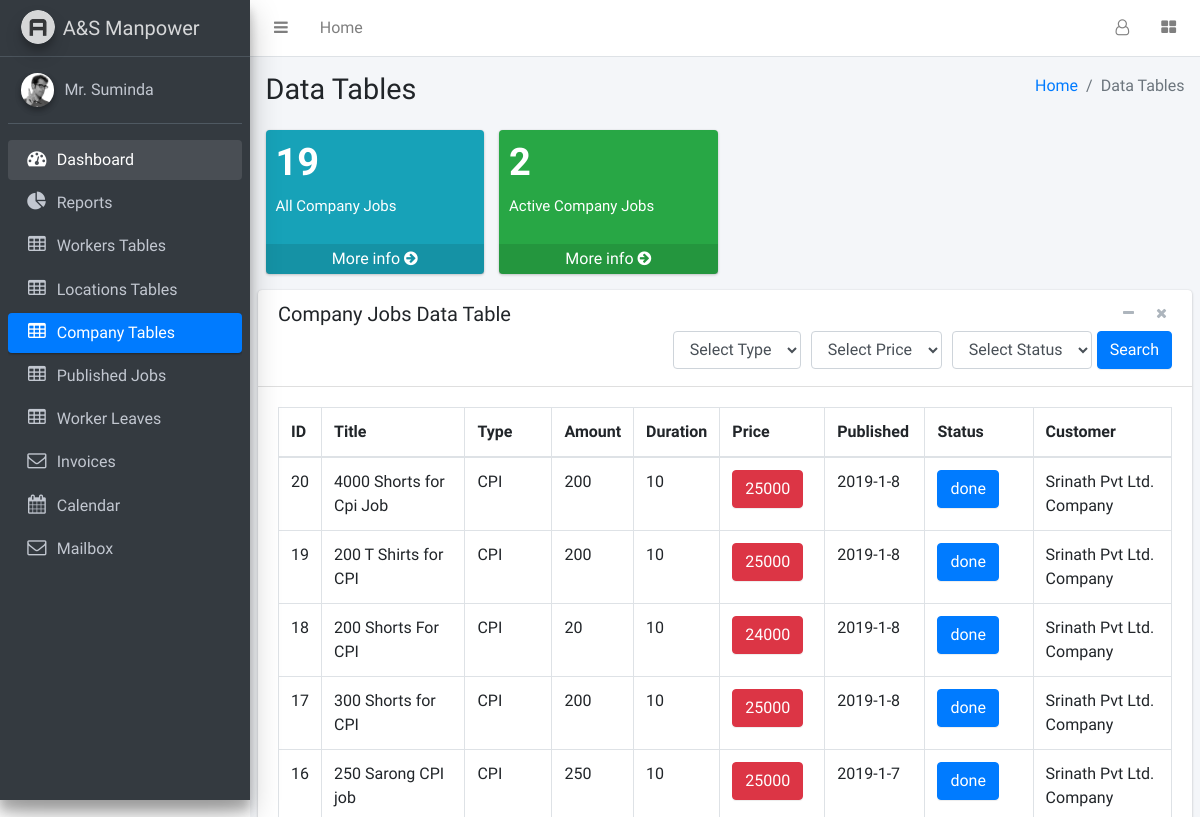
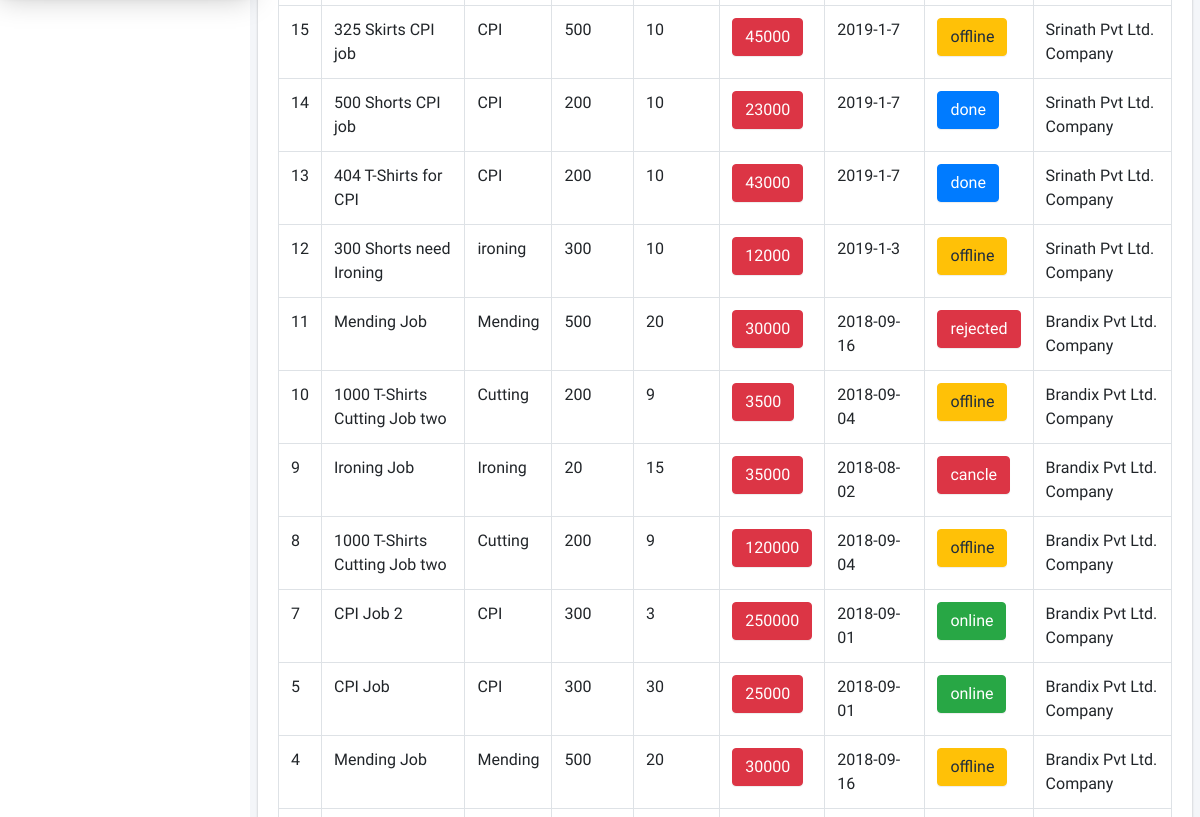
The page /pages/others/tables/dataJobP.php (upper part) on the database as committed earlier (2 pictures, top to bottom).
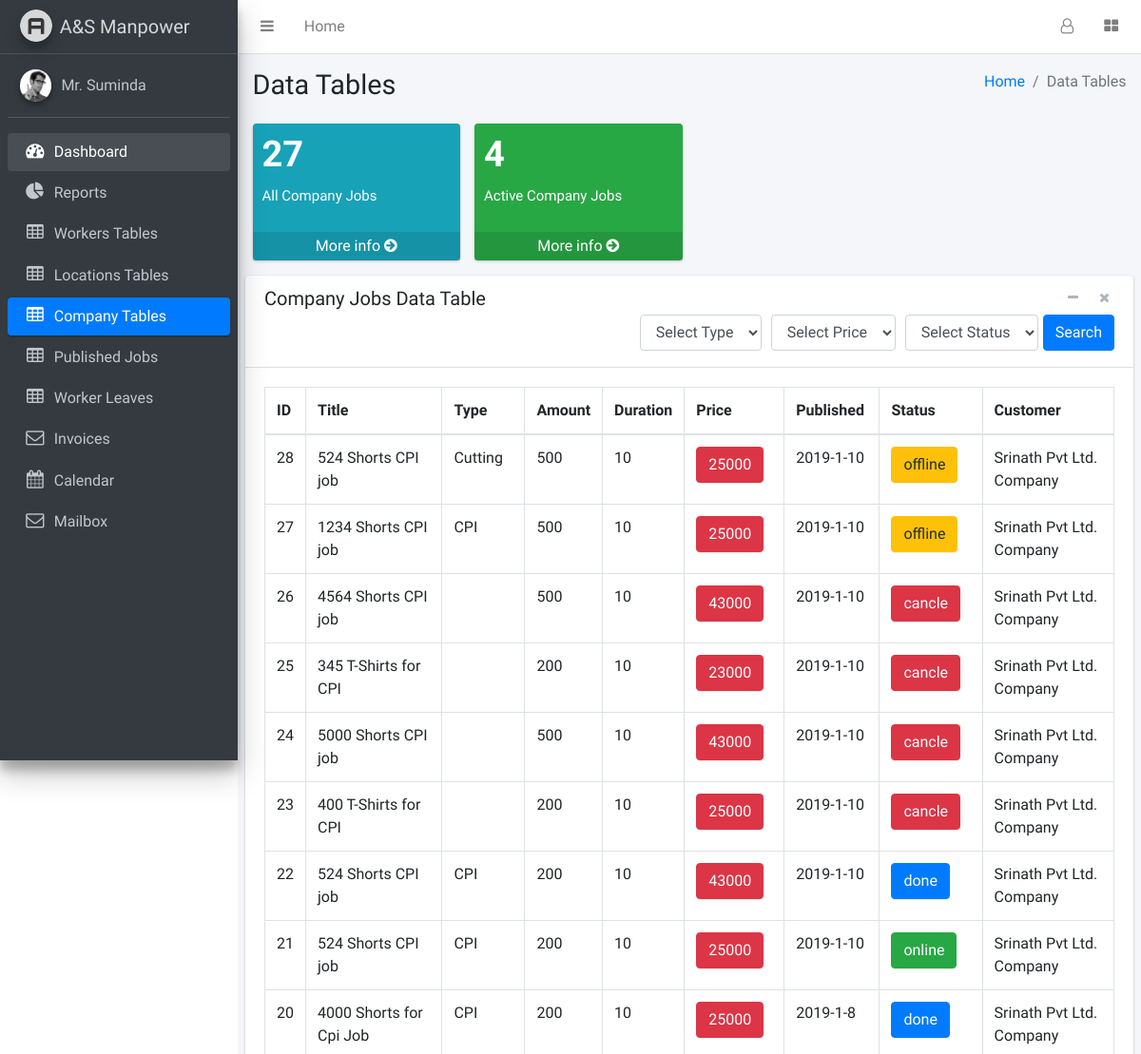
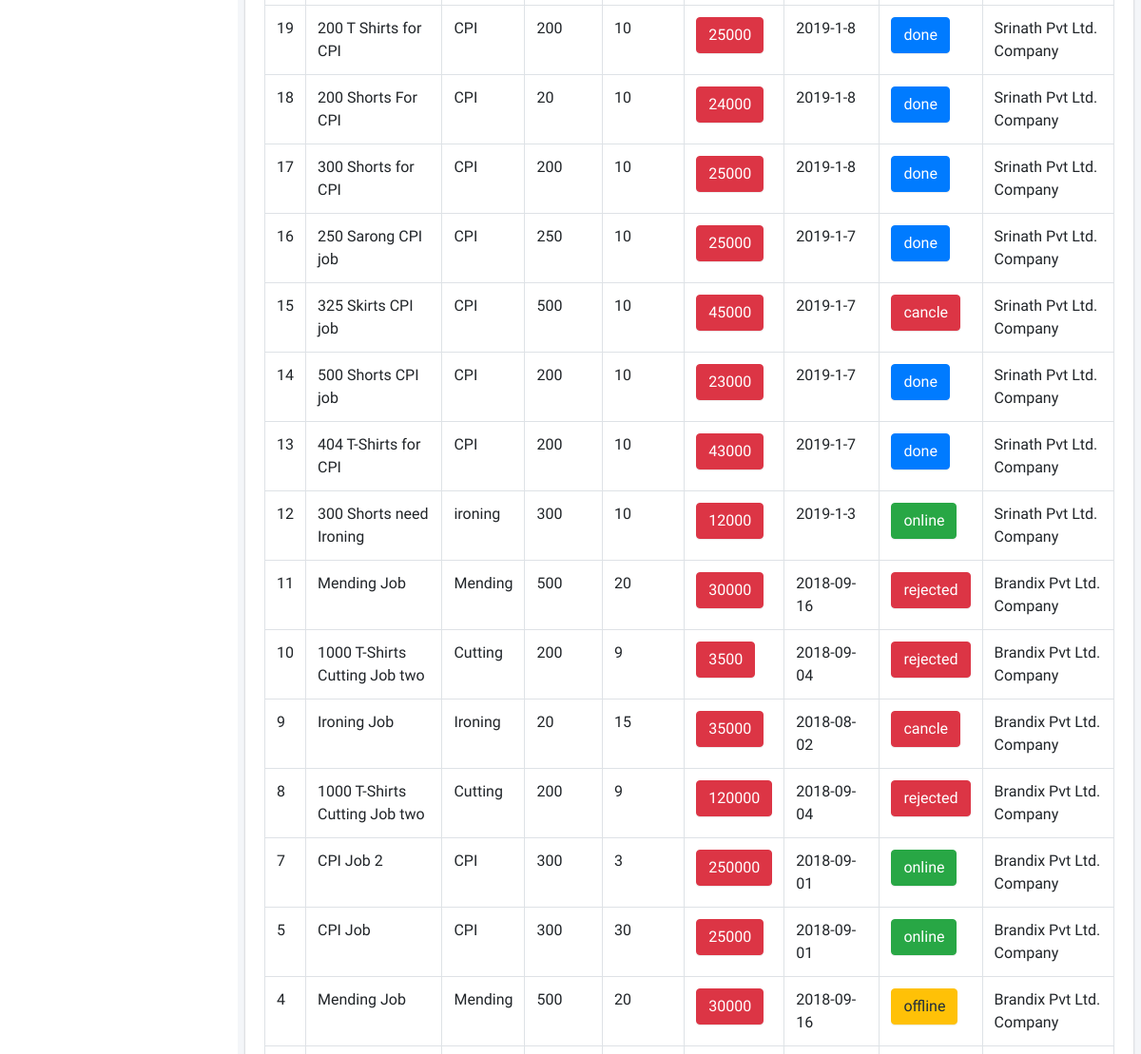
The same page on the database as committed later (2 pictures, top to bottom).
### tables this page shows
CREATE TABLE `company_job` (
  `jobID` int(11) NOT NULL,
  `jobTitle` varchar(45) DEFAULT NULL,
  `jobType` varchar(45) DEFAULT NULL,
  `jobAmount` varchar(45) DEFAULT NULL,
  `jobPeriod` varchar(45) DEFAULT NULL,
  `jobPrice` int(45) DEFAULT NULL,
  `jobDate` varchar(45) DEFAULT NULL,
  `jobStatus` varchar(45) DEFAULT NULL,
  `comID` varchar(10) NOT NULL,
  `supID` varchar(45) NOT NULL
);

CREATE TABLE `company` (
  `comID` varchar(10) NOT NULL,
  `comName` varchar(45) DEFAULT NULL,
  `comPhone` varchar(45) DEFAULT NULL,
  `comAddress` varchar(200) DEFAULT NULL,
  `comEmail` varchar(45) DEFAULT NULL
);

### pages/query_boxes/supplier_view_c_jobs.php (the view)
<?php
    $query="SELECT * FROM company_job,company WHERE company_job.comID=company.comID ORDER BY jobID DESC";
    $result=mysqli_query($conn,$query);
    if(mysqli_num_rows($result)>0){
        while($row=mysqli_fetch_assoc($result)){
            $status="danger";
            if($row['jobStatus']=='online'){
                $status="success";
            }else if($row['jobStatus']=='cancel'){
                $status="danger";
            }else if($row['jobStatus']=='offline'){
                $status="warning";
            }else if($row['jobStatus']=='done'){
                $status="primary";
            }
            echo "<tr>
                  <td>".$row['jobID']."</td>
                  <td>".$row['jobTitle']."</td>
                  <td>".$row['jobType']."</td>
                  <td>".$row['jobAmount']."</td>
                  <td>".$row['jobPeriod']."</td>
                  <td><lable class='btn btn-danger'>".$row['jobPrice']."</lable></td>
                  <td>".$row['jobDate']."</td>
                  <td><lable class='btn btn-".$status."'>".$row['jobStatus']."</lable></td>
                  <td>".$row['comName']." Pvt Ltd. Company</td>
                </tr>";
        }
    }
?>

### pages/query_boxes/supplier_count_company_jobs.php
<?php
    $query="SELECT COUNT(jobID) AS comJCount  FROM company_job";
    $result=mysqli_query($conn,$query);
    if(mysqli_num_rows($result)>0){
        $row=mysqli_fetch_assoc($result);
        echo $row['comJCount'];
    }
?>

### pages/query_boxes/supplier_count_active_com_jobs.php
<?php
    $query="SELECT COUNT(jobID) AS comJCount  FROM company_job WHERE jobStatus='online'";
    $result=mysqli_query($conn,$query);
    if(mysqli_num_rows($result)>0){
        $row=mysqli_fetch_assoc($result);
        echo $row['comJCount'];
    }
?>

Rows that differ between the two databases and show on the page:
added company_job: jobID "28", jobTitle "524 Shorts CPI job", jobType "Cutting", jobAmount "500", jobPeriod "10", jobPrice "25000", jobDate "2019-1-10", jobStatus "offline", comID.comName "Srinath"
added company_job: jobID "27", jobTitle "1234 Shorts CPI job", jobType "CPI", jobAmount "500", jobPeriod "10", jobPrice "25000", jobDate "2019-1-10", jobStatus "offline", comID.comName "Srinath"
added company_job: jobID "26", jobTitle "4564 Shorts CPI job", jobAmount "500", jobPeriod "10", jobPrice "43000", jobDate "2019-1-10", jobStatus "cancle", comID.comName "Srinath"
added company_job: jobID "25", jobTitle "345 T-Shirts for CPI", jobAmount "200", jobPeriod "10", jobPrice "23000", jobDate "2019-1-10", jobStatus "cancle", comID.comName "Srinath"
added company_job: jobID "24", jobTitle "5000 Shorts CPI job", jobAmount "500", jobPeriod "10", jobPrice "43000", jobDate "2019-1-10", jobStatus "cancle", comID.comName "Srinath"
added company_job: jobID "23", jobTitle "400 T-Shirts for CPI", jobAmount "200", jobPeriod "10", jobPrice "25000", jobDate "2019-1-10", jobStatus "cancle", comID.comName "Srinath"
added company_job: jobID "22", jobTitle "524 Shorts CPI job", jobType "CPI", jobAmount "200", jobPeriod "10", jobPrice "43000", jobDate "2019-1-10", jobStatus "done", comID.comName "Srinath"
added company_job: jobID "21", jobTitle "524 Shorts CPI job", jobType "CPI", jobAmount "200", jobPeriod "10", jobPrice "25000", jobDate "2019-1-10", jobStatus "online", comID.comName "Srinath"
changed company_job "325 Skirts CPI job": jobStatus "offline" → "cancle"
changed company_job "300 Shorts need Ironing": jobStatus "offline" → "online"
changed company_job id 10: jobStatus "offline" → "rejected"
changed company_job id 8: jobStatus "offline" → "rejected"
Other text that changed with them:
$row['comJCount']: "19" → "27"
$row['comJCount']: "2" → "4"
